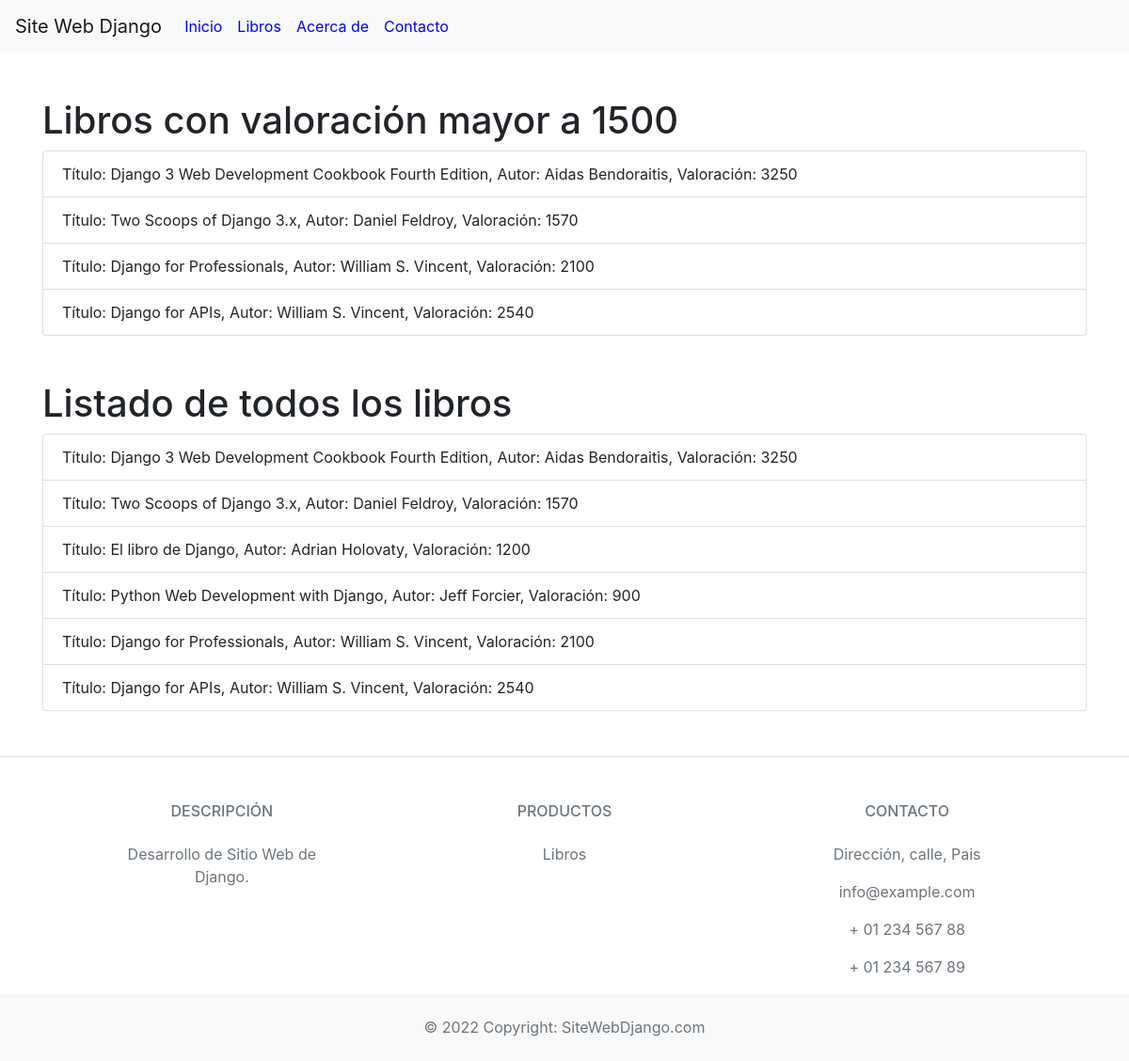
/listbook/, run on an earlier commit of the app's database.
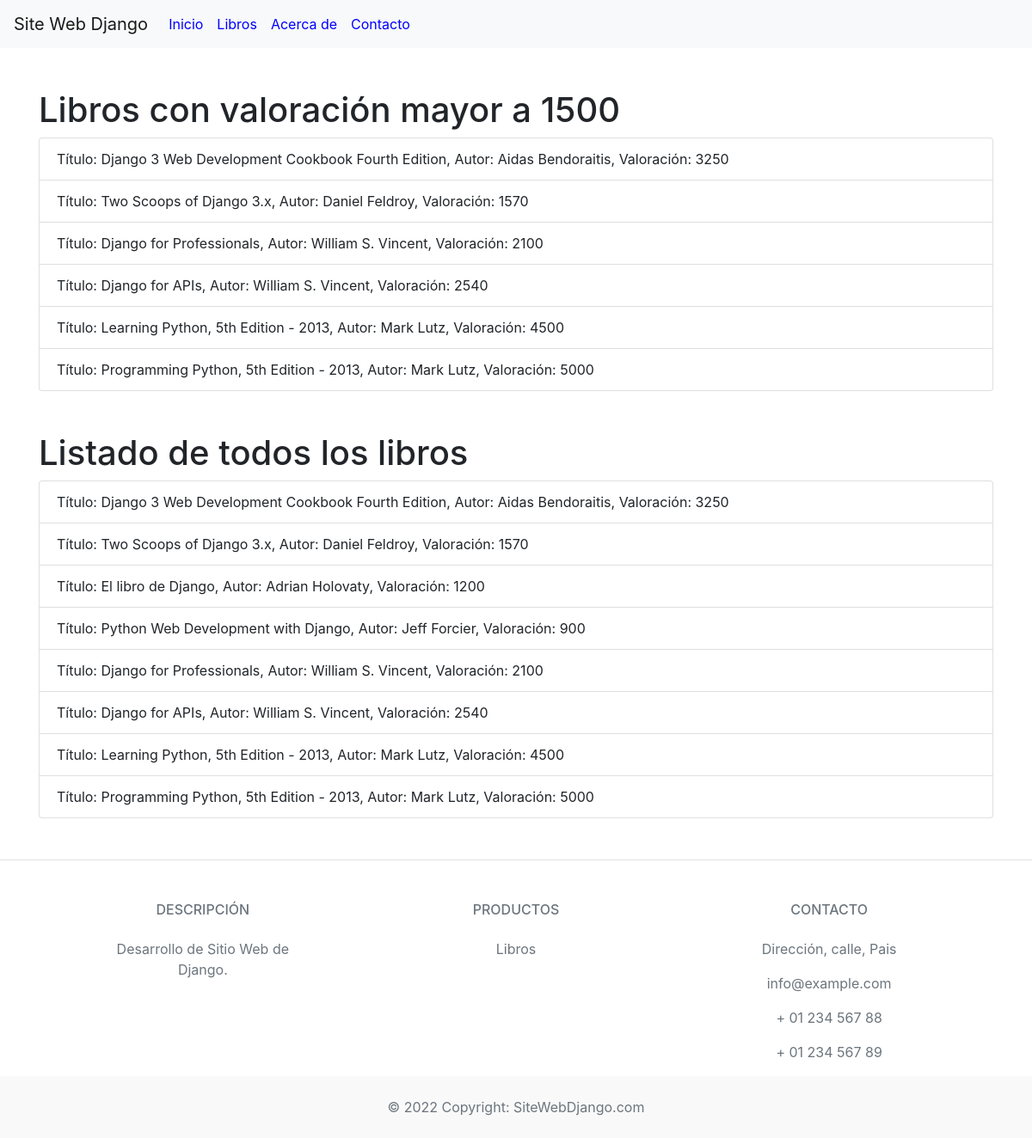
And on a later commit of the database.
### mi_valor/models.py (models this page shows, shortened)
class Libro(models.Model):
    titulo = models.CharField(max_length=150)
    autor = models.CharField(max_length=150)
    valoracion = models.IntegerField()

### mi_valor/views.py (the view)
# urls.py: path('listbook/', views.listar_libros, name='listar_libros'),
def listar_libros(request):
    form = BuscarLibroForm(request.GET or None)
    query = request.GET.get('query')
    if query:
        libros = Libro.objects.filter(titulo__icontains=query)
    else:
        libros = Libro.objects.all()
    libros_valoracion_alta = libros.filter(valoracion__gt=1500)
    context = {
        'libros_valoracion_alta': libros_valoracion_alta,
        'libros': libros,
        'form': form, }
    return render(request, 'listbook.html', context)

### mi_valor/templates/listbook.html
{% extends 'layout.html' %}
{% block content %}
<div class="container">
    <h1 class="mt-5">Libros con valoración mayor a 1500</h1>
    <ul class="list-group">
        {% for libro in libros_valoracion_alta %}
            <li class="list-group-item">Título: {{ libro.titulo }}, Autor: {{ libro.autor }}, Valoración: {{ libro.valoracion }}</li>
        {% endfor %}
    </ul>
    <h1 class="mt-5">Listado de todos los libros</h1>
    <ul class="list-group">
        {% for libro in libros %}
            <li class="list-group-item">Título: {{ libro.titulo }}, Autor: {{ libro.autor }}, Valoración: {{ libro.valoracion }}</li>
        {% endfor %}
    </ul>
</div>
{% endblock %}

### mi_valor/templates/layout.html (shortened to what this page needs)
{% block body %}
<body class="hold-transition layout-top-nav">
    <div class="wrapper">
        {% include 'navbar.html' %}
        {% block content %}
        {% endblock %}
        {% include 'footer.html' %}
    </div>
</body>
{% endblock %}

### mi_valor/templates/navbar.html (shortened to what this page needs)
<!DOCTYPE html>
<html>
<head>
    {% load static %}
    <link rel="stylesheet" href="https://maxcdn.bootstrapcdn.com/bootstrap/4.5.2/css/bootstrap.min.css">
    <link rel="stylesheet" type="text/css" href="{% static 'css/styles.css' %}">
</head>
<body>
    <nav class="navbar navbar-expand-lg navbar-light bg-light">
        <a class="navbar-brand" href="#">Site Web Django</a>
        <div class="collapse navbar-collapse" id="navbarNav">
            <ul class="navbar-nav">
                <li class="nav-item">
                    <a class="nav-link" href="{% url 'index' %}">Inicio</a>
                </li>
                <li class="nav-item">
                    <a class="nav-link" href="{% url 'listar_libros' %}">Libros</a>
                </li>
                <li class="nav-item">
                    <a class="nav-link" href="#">Acerca de</a>
                </li>
                <li class="nav-item">
                    <a class="nav-link" href="#">Contacto</a>
                </li>
            </ul>
        </div>
    </nav>
</body>
</html>

### mi_valor/templates/footer.html (shortened to what this page needs)
<footer class="text-center text-lg-start bg-white text-muted">
    <section class="d-flex justify-content-center justify-content-lg-between p-4 border-bottom">
    </section>
    <section class="">
        <div class="container text-center text-md-start mt-5">
            <div class="row mt-3">
                <div class="col-md-3 col-lg-4 col-xl-3 mx-auto mb-4">
                    <h6 class="text-uppercase fw-bold mb-4">
                        Descripción
                    </h6>
                    <p>Desarrollo de Sitio Web de Django.</p>
                </div>
                <div class="col-md-2 col-lg-2 col-xl-2 mx-auto mb-4">
                    <h6 class="text-uppercase fw-bold mb-4">
                        Productos
                    </h6>
                    <p>
                        <a href="{% url 'listar_libros' %}" class="text-reset">Libros</a>
                    </p>
                </div>
                <div class="col-md-4 col-lg-3 col-xl-3 mx-auto mb-md-0 mb-4">
                    <h6 class="text-uppercase fw-bold mb-4">
                        Contacto
                    </h6>
                    <p> Dirección, calle, Pais</p>
                    <p>
                         info@example.com
                    </p>
                    <p> + 01 234 567 88</p>
                    <p> + 01 234 567 89</p>
                </div>
            </div>
        </div>
    </section>
    <div class="text-center p-4" style="background-color: rgba(0, 0, 0, 0.025);">
        © 2022 Copyright:
        <a class="text-reset fw-bold" href="http://localhost:8000">SiteWebDjango.com</a>
    </div>
</footer>

### static/css/styles.css (style rules this page uses)
.navbar .navbar-nav .nav-link { color: blue; }
.navbar-brand { color: blue; }

What changed in the data, as far as the page shows it:
added Libro: titulo "Learning Python, 5th Edition - 2013", autor "Mark Lutz", valoracion "4500"
added Libro: titulo "Programming Python, 5th Edition - 2013", autor "Mark Lutz", valoracion "5000"
